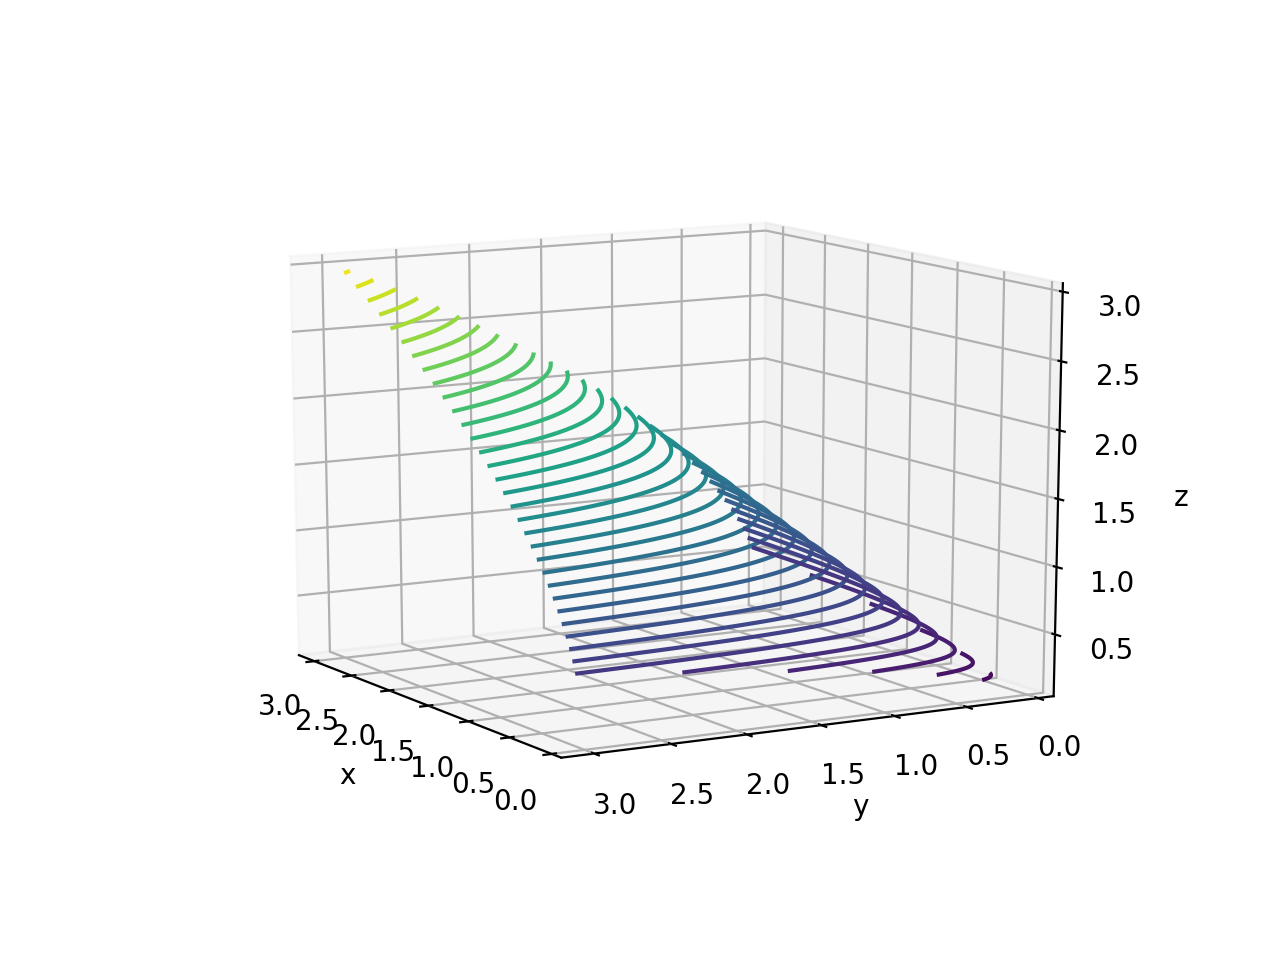

Write Python code to recreate this figure.
import numpy as np
import matplotlib.pyplot as plt
from mpl_toolkits import mplot3d

def f(x, y):
	return np.sqrt(x *y)

x = np.linspace(0.1, 3, 300)
y = np.linspace(0.1, 3, 300)

X, Y = np.meshgrid(x, y)
Z = f(X, Y)

fig = plt.figure()
ax = plt.axes(projection='3d')
ax.contour3D(X, Y, Z, 40,rstride=1, cstride=1,
		cmap='viridis', edgecolor='none')
ax.set_xlabel('x')
ax.set_ylabel('y')
ax.set_zlabel('z')
plt.show()
